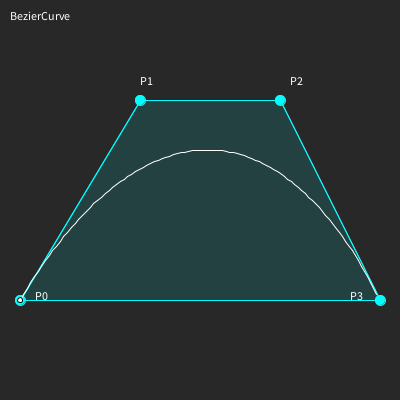
Frame 1 (no input)
Frame 60 (the mouse pressed at the canvas centre just before this capture): identical to frame 1, image omitted
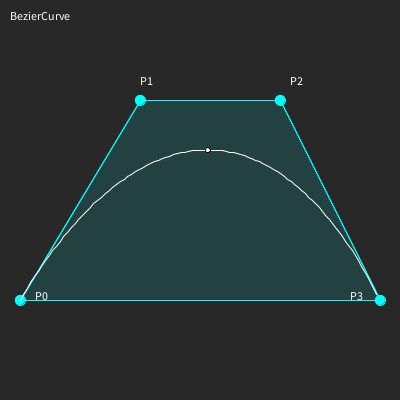
Frame 120 (the mouse held since frame 60 and released just before this capture)

The Processing sketch that drew these frames (run headless with seeded random() and noise(); from frame 60 on, the mouse is pressed at the canvas centre):

// Processing sketch: sketch_6_1
// ── sketch_6_1.pde
class BezierCurve {

    PVector P0, P1, P2, P3;
    PVector[] R;
    int tn;

    BezierCurve() {
        
        //制御点
        P0 = new PVector();
        P0.x =  20;
        P0.y = 300;
        
        P1 = new PVector();
        P1.x = 140;
        P1.y = 100;
        
        P2 = new PVector();
        P2.x = 280;
        P2.y = 100;
        
        P3 = new PVector();
        P3.x = 380;
        P3.y = 300;

        tn = 100; //滑らかさ
        R = new PVector[tn]; //ベジエ曲線上の点
    }

    void draw(color c) {

        int i, tt;
        float t=0.0;
        float ts = (float)1 / tn;
        float B30t, B31t, B32t, B33t;
        
        //台形
        stroke(0, 255, 255);
        fill(0, 255, 255, 30);
        quad(P0.x, P0.y, P1.x, P1.y, P2.x, P2.y, P3.x, P3.y);
        line(P0.x, P0.y, P1.x, P1.y);
        line(P1.x, P1.y, P2.x, P2.y);
        line(P2.x, P2.y, P3.x, P3.y);
        
        //制御点
        fill(0, 255, 255);
        ellipse(P0.x, P0.y, 10, 10);
        ellipse(P1.x, P1.y, 10, 10);
        ellipse(P2.x, P2.y, 10, 10);
        ellipse(P3.x, P3.y, 10, 10);

        // text control points
        fill(255, 255, 255);
        text("P0", P0.x+15, P0.y); // p0
        text("P1", P1.x, P1.y-15); // p1
        text("P2", P2.x+10, P2.y-15); // p2
        text("P3", P3.x-30, P3.y); // p3
        
        //ベジエ曲線
        noFill();
        stroke(c);
        for (tt = 0; tt < tn; tt+=1) {
            
            //ベルンシュタイン基底関数
            B30t =     (1-t)*(1-t)*(1-t)        ;
            B31t = 3 * (1-t)*(1-t)       *t     ;
            B32t = 3 * (1-t)             *t*t   ;
            B33t =                        t*t*t ;
            
            //ベジエ曲線
            R[tt] = new PVector();
            R[tt].x = B30t*P0.x + B31t*P1.x + B32t*P2.x + B33t*P3.x;
            R[tt].y = B30t*P0.y + B31t*P1.y + B32t*P2.y + B33t*P3.y;
            if (tt != 0) line(R[tt-1].x, R[tt-1].y, R[tt].x, R[tt].y);
            t = t + ts;
        }
    }

    void drawPointOnCurve(float t) {
        int   i, tt;
        float ts = (float)1 / tn;
        
        //基底関数 tはmouseXに合わせて動く0~1の値
        float B30t, B31t, B32t, B33t;
        B30t =     (1-t)*(1-t)*(1-t)        ;
        B31t = 3 * (1-t)*(1-t)       *t     ;
        B32t = 3 * (1-t)             *t*t   ;
        B33t =                        t*t*t ;
        
        //mouseXに合わせてベジエ曲線上を動く円
        stroke(0, 0, 0);
        fill(255, 255, 255);
        ellipse(B30t*P0.x + B31t*P1.x + B32t*P2.x + B33t*P3.x,
            B30t*P0.y + B31t*P1.y + B32t*P2.y + B33t*P3.y, 5, 5);
    }

    void split(float tx, BezierCurve b1, BezierCurve b2) {

        // de Casteljau Algorithm ド・カステリョ
        //P0~t:制御点
        PVector P00t = new PVector();
        P00t.x = P0.x;
        P00t.y = P0.y;
        
        PVector P01t = new PVector();
        P01t.x = P1.x;
        P01t.y = P1.y;
        
        PVector P02t = new PVector();
        P02t.x = P2.x;
        P02t.y = P2.y;
        
        PVector P03t = new PVector();
        P03t.x = P3.x;
        P03t.y = P3.y;
        
        //P1~t:制御点同士結んだ線分を(1-t):tに内分する点
        PVector P10t = new PVector();
        P10t.x = (1-tx)*P00t.x + tx*P01t.x;
        P10t.y = (1-tx)*P00t.y + tx*P01t.y;
        
        PVector P11t = new PVector();
        P11t.x = (1-tx)*P01t.x + tx*P02t.x;
        P11t.y = (1-tx)*P01t.y + tx*P02t.y;
        
        PVector P12t = new PVector();
        P12t.x = (1-tx)*P02t.x + tx*P03t.x;
        P12t.y = (1-tx)*P02t.y + tx*P03t.y;
        
        //P2~t:P1~tの隣り合う点同士結んだ線分を(1-t):tに内分する点
        PVector P20t = new PVector();
        P20t.x = (1-tx)*P10t.x + tx*P11t.x;
        P20t.y = (1-tx)*P10t.y + tx*P11t.y;
        
        PVector P21t = new PVector();
        P21t.x = (1-tx)*P11t.x + tx*P12t.x;
        P21t.y = (1-tx)*P11t.y + tx*P12t.y;
        
        //P3~t:P2~tの隣り合う点同士結んだ線分を(1-t):tに内分する点
        //3次だからこの点がベジエ曲線上の点になる
        PVector P30t = new PVector();
        P30t.x = (1-tx)*P20t.x + tx*P21t.x;
        P30t.y = (1-tx)*P20t.y + tx*P21t.y;

        // former bezier curve b1
        b1.P0.x = P00t.x;
        b1.P0.y = P00t.y;
        b1.P1.x = P10t.x;
        b1.P1.y = P10t.y;
        b1.P2.x = P20t.x;
        b1.P2.y = P20t.y;
        b1.P3.x = P30t.x;
        b1.P3.y = P30t.y;

        // latter bezier curve b2
        b2.P0.x = P30t.x;
        b2.P0.y = P30t.y;
        b2.P1.x = P21t.x;
        b2.P1.y = P21t.y;
        b2.P2.x = P12t.x;
        b2.P2.y = P12t.y;
        b2.P3.x = P03t.x;
        b2.P3.y = P03t.y;
    }
}

BezierCurve b0;
BezierCurve b1, b2;
PVector bp;
float t;

boolean split=false;

void setup() {
    size(400, 400);
    b0 = new BezierCurve();
    bp = new PVector();

    b1 = new BezierCurve();
    b2 = new BezierCurve();
}

void draw() {
    background(40);

    fill(255, 255, 255);
    text("BezierCurve", 10, 20);
    
    //map(変換される値, 現在の範囲の最小値, 最大値, 変換する範囲の最小値, 最大値);
    t = map(mouseX, 0, width, 0, 1); 

    b0.draw(color(255, 255, 255));
    b0.drawPointOnCurve(t);

    if (split) b1.draw(color(255, 255, 0));
    if (split) b2.draw(color(255, 0, 255));
}

void keyPressed() {
    if (key == 'd') {
        b0.split(t, b1, b2);
        split=true;
    }
}

void keyReleased() {
    split = false;
}
